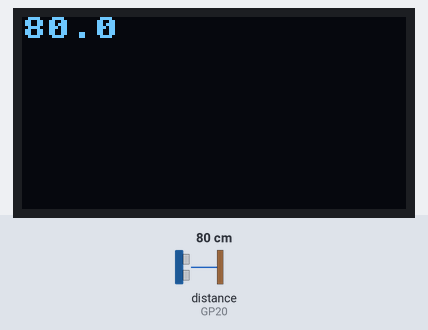
A program run on a simulated Raspberry Pi Pico running MicroPython. On the bench: 128×64 one-colour display. The inputs (shaded band) are chosen by the test bench; at power-on: distance to the obstacle (sensor on GP20) 80 cm. The echo pulse lasts 58.3 µs per cm; library files of the repository ran but are not shown: ssd1306.py; what the program prints to the serial console is not drawn.

Above: at 1.2 s.
1.3 s: distance to the obstacle (sensor on GP20) set to 2 cm
At 3.0 s:
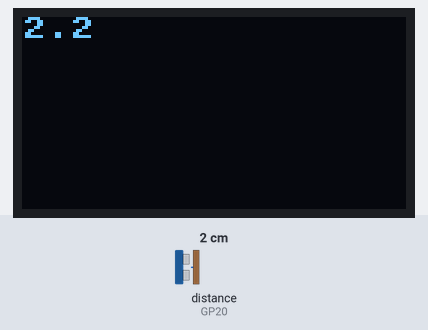
3.6 s: distance to the obstacle (sensor on GP20) set to 4 cm
At 5.2 s:
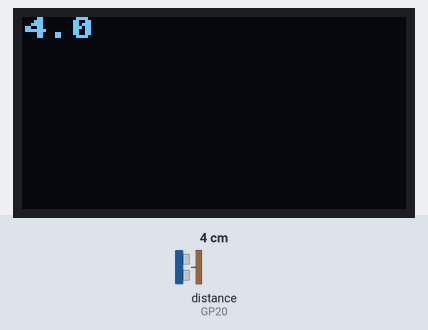
5.6 s: distance to the obstacle (sensor on GP20) set to 9 cm
At 7.4 s:
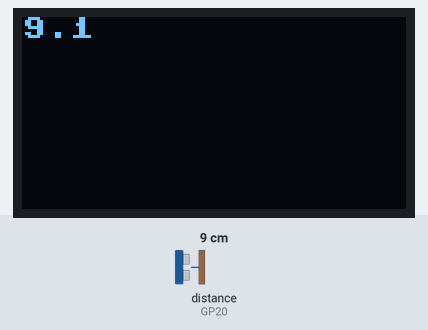
Timing chart, 0 to 8.9 s (numbered marks = the images above; inputs shaded):
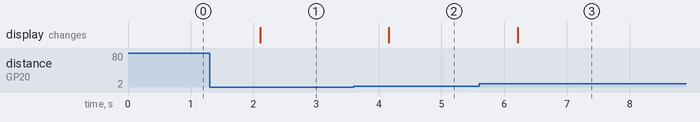

Measured:
- after the input at 1.3 s, the display: changes after 0.81 s (image 1)
- after the input at 3.6 s, the display: changes after 0.56 s (image 2)
- after the input at 5.6 s, the display: changes after 0.61 s (image 3)

The program:

capteurultrason.py
```python
from machine import Pin, I2C
from ssd1306 import SSD1306_I2C #librairie de l'ecran
import utime

WIDTH = 128 #pixels
HEIGHT = 64

i2c = I2C(0, scl = Pin(17), sda = Pin(16), freq=400000) # port d'entrée et sortie de l'ecran
display = SSD1306_I2C(WIDTH, HEIGHT, i2c) # initilisation de l'affichage de l'ecran


trigger = Pin(21, Pin.OUT) #emplacment du composant ultrason ( envoie signal)
echo = Pin(20, Pin.IN) #emplacment recupération du signal


def ultra(): #fonction pour le composant ultrason pour l'envoie du signal
   trigger.low()
   utime.sleep_us(2)#temps en microsecondes pendant lequel le composant envoie un signal très faible
   trigger.high()
   utime.sleep_us(5)#temps en microsecondes pendant lequel le composant envoie un signal très fort
   trigger.low()
   while echo.value() == 0: #boucle pour composant ultrason lorsqu'il ne percoit pas de signal
       signaloff = utime.ticks_us() # temps enregistré pendant lequel on ne recoit aucun signal

   while echo.value() == 1: #boucle reception d'un signal
       signalon = utime.ticks_us() # temps noté dès reception d'un signal et ensuite calcule de la distance

   timepassed = signalon - signaloff #calcul du temps  et apres ligne du dessous de la distance en fonction du temps distance = vitesse x temps
   distance = (timepassed * 0.0343) / 2 # distance = temps entre envoie et réception du signal x vitesse ultrason(0.0343 constante) /2 (avec convertion en cm)
   distance = "{:.1f}".format(distance) # utilisation de la fonction .format pour l'affichage de la distance avec une seule décimale

   print(distance + " cm")#afficher la distance dans la console

   return str(distance)


while True: #boucle pour afficher la distance sur l'ecran
    display.text(ultra(),0,0) #afficher le texte de la fonction ultra
    display.show()
    display.fill(0)
    utime.sleep(1) #afficher la distance pendant 1 seconde ou se mettre à jour toutes les secondes


    
```
